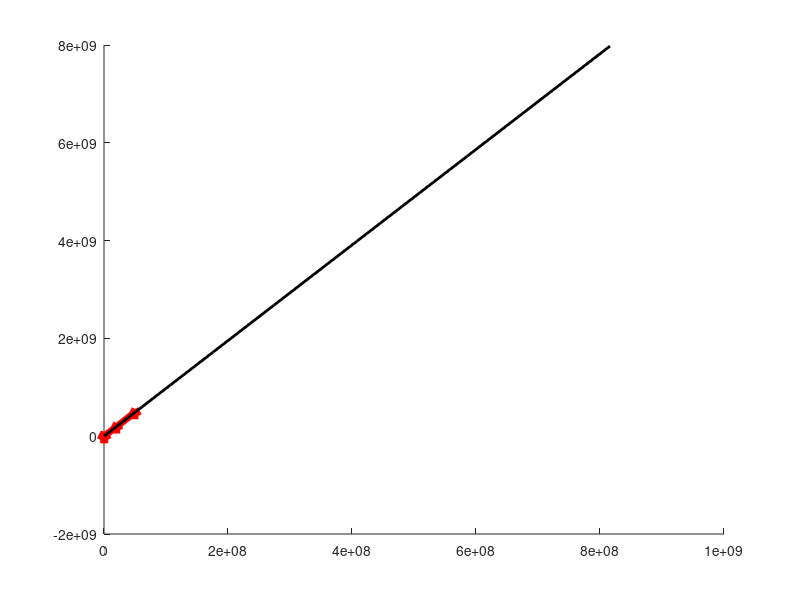

The MATLAB script that drew this image:
% find_poly_coeff_Z_vs_sz

clear all
clf

scal = 1e0;
Z = [6 36 3240 1279200 20476800  49995000]./scal; % nr.combinations
Sz = [24 144 18720 11021907 197684307 488891106]./scal; % file size
% [P,S,MU] = polyfit(Z,Sz,1);
P = polyfit(Z,Sz,1);

% P(1:2)

hold on;
plot(Z,Sz,'r^-','linewidth',5,'MarkerSize',5);


Zt = 0:1e2:1e8;
Szt = P(1).*Zt + P(2);
plot(Zt,Szt,'b-','linewidth',2);


np = [2 3 9   57 73 89 105 121 137 153 169 185 201];
Np = np.^2; 
Zp = (Np-1).*Np/2;
Szp = P(1).*Zp + P(2);
plot(Zp,Szp,'k-','linewidth',2);

M = [np' Np' Zp' Szp'./(1024^0) Szp'./(1024^1) Szp'./(1024^2) Szp'./(1024^3)];
r = 66;
M(M<0)=0;

fprintf([ repmat('=',1,r) '\n'])

head = [' n  | N=n^2 |     Z     |' repmat(' ',1,5) ...
	    'sz(B)   | ' ...
	    'sz(KiB) | ' ...
	    'sz(MiB)|' ...
	    'sz(GiB)|\n'];

% frmt = ['n = %3.0f  N = %5.0f  Z = %9.0f '...
% 	'| B = %10.0f  KiB = %8.0f  MiB = %6.1f  GiB = %4.1f\n'];

frmt = ['%3.0f | %5.0f | %9.0f '...
	'| %10.0f  | %7.0f | %6.1f | %5.1f | \n'];

fprintf(head)
fprintf([ repmat('-',1,r) '\n'])
fprintf(frmt, M(1:3,:)')

fprintf([ repmat('-',1,r) '\n'])

fprintf(frmt, M(4:6,:)')

fprintf([ repmat('-',1,r) '\n'])

fprintf(frmt, M(7:9,:)')

fprintf([ repmat('-',1,r) '\n'])

fprintf(frmt, M(10:end,:)')

fprintf([ repmat('=',1,r) '\n\n'])


% ==================================================================
%  n  | N=n^2 |     Z     |     sz(B)   | sz(KiB) | sz(MiB)|sz(GiB)|
% ------------------------------------------------------------------
%   2 |     4 |         6 |          0  |       0 |    0.0 |   0.0 | 
%   3 |     9 |        36 |          0  |       0 |    0.0 |   0.0 | 
%   9 |    81 |      3240 |          0  |       0 |    0.0 |   0.0 | 
% ------------------------------------------------------------------
%  57 |  3249 |   5276376 |   50939387  |   49745 |   48.6 |   0.0 | 
%  73 |  5329 |  14196456 |  138142342  |  134905 |  131.7 |   0.1 | 
%  89 |  7921 |  31367160 |  306003631  |  298832 |  291.8 |   0.3 | 
% ------------------------------------------------------------------
% 105 | 11025 |  60769800 |  593444674  |  579536 |  566.0 |   0.6 | 
% 121 | 14641 | 107172120 | 1047075070  | 1022534 |  998.6 |   1.0 | 
% 137 | 18769 | 176128296 | 1721192603  | 1680852 | 1641.5 |   1.6 | 
% ------------------------------------------------------------------
% 153 | 23409 | 273978936 | 2677783235  | 2615023 | 2553.7 |   2.5 | 
% 169 | 28561 | 407851080 | 3986521113  | 3893087 | 3801.8 |   3.7 | 
% 185 | 34225 | 585658200 | 5724768561  | 5590594 | 5459.6 |   5.3 | 
% 201 | 40401 | 816100200 | 7977576090  | 7790602 | 7608.0 |   7.4 | 
% ==================================================================

np = [2 3 9   57 73 89 105 121 137 153 169 185 201];
Np = np.^2; 
fSet = (Np-1).*Np/2;

for ii = size(fSet,2):-1:2;

	cSet(ii) = fSet(ii) - fSet(ii-1);

end

cSet(1) = fSet(1);

M = [np' Np' fSet' fSet'./1e6 cSet' cSet'./1e6 ];
r = 59;

fprintf([ repmat('=',1,r) '\n'])

head = [' n  | N=n^2 |     Z     |    '  ...
	    'Z[1e6]  |  cSet  | cSet[1e6] | \n'];

frmt = ['%3.0f | %5.0f | %9.0f '...
	'| %6.0f  | %9.0f | %9.0f | \n'];

fprintf(head)
fprintf([ repmat('-',1,r) '\n'])
fprintf(frmt, M(1:3,:)')

fprintf([ repmat('-',1,r) '\n'])

fprintf(frmt, M(4:6,:)')

fprintf([ repmat('-',1,r) '\n'])

fprintf(frmt, M(7:9,:)')

fprintf([ repmat('-',1,r) '\n'])

fprintf(frmt, M(10:end,:)')

fprintf([ repmat('-',1,r) '\n'])
fprintf('sum of cSets: %6.0f\n', sum(cSet)/1e6);

fprintf([ repmat('=',1,r) '\n'])


% ===========================================================
%  n  | N=n^2 |     Z     |    Z[1e6]  |  cSet  | cSet[1e6] | 
% -----------------------------------------------------------
%   2 |     4 |         6 |      0  |         6 |         0 | 
%   3 |     9 |        36 |      0  |        30 |         0 | 
%   9 |    81 |      3240 |      0  |      3204 |         0 | 
% -----------------------------------------------------------
%  57 |  3249 |   5276376 |      5  |   5273136 |         5 | 
%  73 |  5329 |  14196456 |     14  |   8920080 |         9 | 
%  89 |  7921 |  31367160 |     31  |  17170704 |        17 | 
% -----------------------------------------------------------
% 105 | 11025 |  60769800 |     61  |  29402640 |        29 | 
% 121 | 14641 | 107172120 |    107  |  46402320 |        46 | 
% 137 | 18769 | 176128296 |    176  |  68956176 |        69 | 
% -----------------------------------------------------------
% 153 | 23409 | 273978936 |    274  |  97850640 |        98 | 
% 169 | 28561 | 407851080 |    408  | 133872144 |       134 | 
% 185 | 34225 | 585658200 |    586  | 177807120 |       178 | 
% 201 | 40401 | 816100200 |    816  | 230442000 |       230 | 
% -----------------------------------------------------------
% sum of cSets:    816
% ===========================================================

